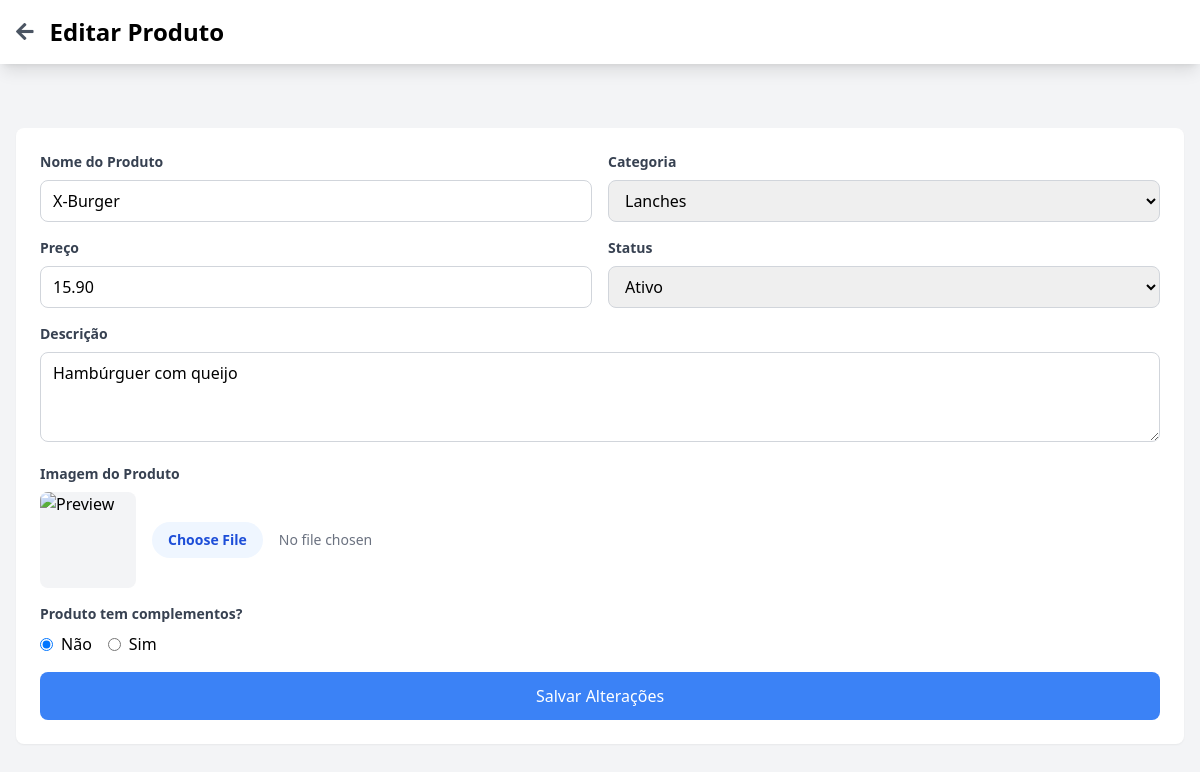
The app's page /admin/editar_produto.php?id=1 (signed in) with its own data.
### tables this page shows
CREATE TABLE IF NOT EXISTS `produtos` (
  `id` int(11) NOT NULL AUTO_INCREMENT,
  `nome` varchar(100) NOT NULL,
  `descricao` text DEFAULT NULL,
  `preco` decimal(10,2) NOT NULL,
  `categoria_id` int(11) NOT NULL,
  `imagem` longtext DEFAULT NULL,
  `ativo` tinyint(1) DEFAULT 1,
  `tem_complementos` tinyint(1) DEFAULT 0,
  `created_at` timestamp NULL DEFAULT current_timestamp(),
  `updated_at` timestamp NULL DEFAULT current_timestamp() ON UPDATE current_timestamp(),
  PRIMARY KEY (`id`),
  KEY `categoria_id` (`categoria_id`)
);

CREATE TABLE IF NOT EXISTS `categorias` (
  `id` int(11) NOT NULL AUTO_INCREMENT,
  `nome` varchar(100) NOT NULL,
  `descricao` text DEFAULT NULL,
  `ativo` tinyint(1) DEFAULT 1,
  `created_at` timestamp NULL DEFAULT current_timestamp(),
  `updated_at` timestamp NULL DEFAULT current_timestamp() ON UPDATE current_timestamp(),
  PRIMARY KEY (`id`)
);

### admin/editar_produto.php (the view, shortened to what this page needs)
<?php
$database = new Database();
$db = $database->getConnection();
$produto_id = $_GET['id'];
$query = "SELECT * FROM categorias WHERE ativo = 1 ORDER BY nome";
$stmt = $db->prepare($query);
$stmt->execute();
$categorias = $stmt->fetchAll(PDO::FETCH_ASSOC);
$query = "SELECT * FROM produtos WHERE id = ?";
$stmt = $db->prepare($query);
$stmt->execute([$produto_id]);
$produto = $stmt->fetch(PDO::FETCH_ASSOC);
$complementos = [];
$produto['complementos'] = array_values($complementos);
?>
<!DOCTYPE html>
<html lang="pt-BR">
<head>
    <script src="https://cdn.tailwindcss.com"></script>
    <link rel="stylesheet" href="https://cdnjs.cloudflare.com/ajax/libs/font-awesome/5.15.4/css/all.min.css">
</head>
<body class="bg-gray-100">
    <nav class="bg-white shadow-lg">
        <div class="max-w-7xl mx-auto px-4">
            <div class="flex justify-between h-16">
                <div class="flex items-center gap-4">
                    <a href="produtos.php" class="text-gray-600 hover:text-gray-900 transition-colors">
                        <i class="fas fa-arrow-left text-xl"></i>
                    </a>
                    <span class="text-2xl font-semibold">Editar Produto</span>
                </div>
            </div>
        </div>
    </nav>
    <div class="container mx-auto px-4 py-8">
        <div class="bg-white rounded-lg shadow-sm">
            <form id="formProduto" class="p-6 space-y-4" method="POST" enctype="multipart/form-data">
                <div class="grid grid-cols-1 md:grid-cols-2 gap-4">
                    <div>
                        <label class="block text-gray-700 text-sm font-bold mb-2" for="nome">
                            Nome do Produto
                        </label>
                        <input type="text" id="nome" name="nome" value="<?php echo htmlspecialchars($produto['nome']); ?>" required
                               class="w-full px-3 py-2 border border-gray-300 rounded-lg focus:outline-none focus:border-blue-500">
                    </div>
                    <div>
                        <label class="block text-gray-700 text-sm font-bold mb-2" for="categoria_id">
                            Categoria
                        </label>
                        <select id="categoria_id" name="categoria_id" required
                                class="w-full px-3 py-2 border border-gray-300 rounded-lg focus:outline-none focus:border-blue-500">
                            <?php foreach ($categorias as $categoria): ?>
                                <option value="<?php echo $categoria['id']; ?>" <?php echo $produto['categoria_id'] == $categoria['id'] ? 'selected' : ''; ?>>
                                    <?php echo htmlspecialchars($categoria['nome']); ?>
                                </option>
                            <?php endforeach; ?>
                        </select>
                    </div>
                    <div>
                        <label class="block text-gray-700 text-sm font-bold mb-2" for="preco">
                            Preço
                        </label>
                        <input type="number" id="preco" name="preco" value="<?php echo htmlspecialchars($produto['preco']); ?>" step="0.01" required min="0"
                               class="w-full px-3 py-2 border border-gray-300 rounded-lg focus:outline-none focus:border-blue-500">
                    </div>
                    <div>
                        <label class="block text-gray-700 text-sm font-bold mb-2" for="ativo">
                            Status
                        </label>
                        <select id="ativo" name="ativo" required
                                class="w-full px-3 py-2 border border-gray-300 rounded-lg focus:outline-none focus:border-blue-500">
                            <option value="1" <?php echo $produto['ativo'] == 1 ? 'selected' : ''; ?>>Ativo</option>
                        </select>
                    </div>
                    <div class="md:col-span-2">
                        <label class="block text-gray-700 text-sm font-bold mb-2" for="descricao">
                            Descrição
                        </label>
                        <textarea id="descricao" name="descricao" rows="3"
                                  class="w-full px-3 py-2 border border-gray-300 rounded-lg focus:outline-none focus:border-blue-500"><?php echo htmlspecialchars($produto['descricao']); ?></textarea>
                    </div>
                    <div class="md:col-span-2">
                        <label class="block text-gray-700 text-sm font-bold mb-2">
                            Imagem do Produto
                        </label>
                        <div class="flex items-center space-x-4">
                            <div class="w-24 h-24 bg-gray-100 rounded-lg overflow-hidden">
                                <img id="preview-imagem" src="<?php echo $produto['imagem'] ? '../' . $produto['imagem'] : '../assets/img/produto-padrao.svg'; ?>"
                                     alt="Preview" class="w-full h-full object-cover">
                            </div>
                            <div class="flex-1">
                                <input type="file" id="imagem" name="imagem" accept="image/*"
                                       class="w-full text-sm text-gray-500 file:mr-4 file:py-2 file:px-4 file:rounded-full file:border-0 file:text-sm file:font-semibold file:bg-blue-50 file:text-blue-700 hover:file:bg-blue-100"
                                       onchange="previewImagem(this)">
                            </div>
                        </div>
                    </div>
                </div>
                <div>
                    <label class="block text-gray-700 text-sm font-bold mb-2">
                        Produto tem complementos?
                    </label>
                    <div class="flex items-center mb-4">
                        <input type="radio" id="tem_complementos_nao" name="tem_complementos" value="0" <?php echo !$produto['tem_complementos'] ? 'checked' : ''; ?>
                               class="mr-2" onchange="toggleComplementos(this.value)">
                        <label for="tem_complementos_nao" class="mr-4">Não</label>
                        <input type="radio" id="tem_complementos_sim" name="tem_complementos" value="1" <?php echo $produto['tem_complementos'] ? 'checked' : ''; ?>
                               class="mr-2" onchange="toggleComplementos(this.value)">
                        <label for="tem_complementos_sim">Sim</label>
                    </div>
                </div>
                <div class="mt-6">
                    <button type="submit" class="w-full bg-blue-500 text-white px-6 py-3 rounded-lg hover:bg-blue-600">
                        Salvar Alterações
                    </button>
                </div>
            </form>
        </div>
    </div>
</body>
</html>

### admin/editar_produto.php (style rules this page uses)
.container { max-width: 1200px !important; }

### records on screen
produtos: nome "X-Burger", categoria_id "Lanches", preco "15.90", ativo "Ativo", descricao "Hambúrguer com queijo", tem_complementos "☑ Não", tem_complementos "☐ Sim"
